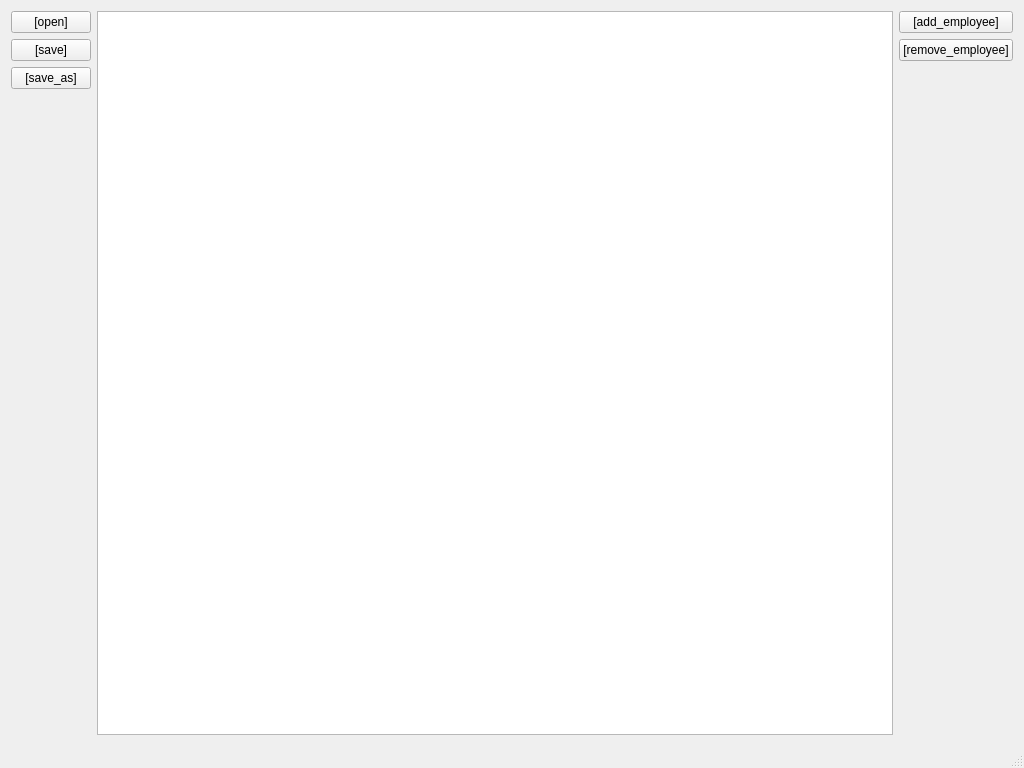
<?xml version="1.0" encoding="UTF-8"?>
<ui version="4.0">
 <class>MainWindow</class>
 <widget class="QMainWindow" name="MainWindow">
  <property name="geometry">
   <rect>
    <x>0</x>
    <y>0</y>
    <width>1024</width>
    <height>768</height>
   </rect>
  </property>
  <property name="windowTitle">
   <string>MainWindow</string>
  </property>
  <widget class="QWidget" name="centralWidget">
   <layout class="QHBoxLayout" name="horizontalLayout">
    <item>
     <layout class="QVBoxLayout" name="verticalLayout_2">
      <item>
       <widget class="QPushButton" name="openBtn">
        <property name="text">
         <string>[open]</string>
        </property>
       </widget>
      </item>
      <item>
       <widget class="QPushButton" name="saveBtn">
        <property name="text">
         <string>[save]</string>
        </property>
       </widget>
      </item>
      <item>
       <widget class="QPushButton" name="saveAsBtn">
        <property name="text">
         <string>[save_as]</string>
        </property>
       </widget>
      </item>
      <item>
       <spacer name="verticalSpacer_2">
        <property name="orientation">
         <enum>Qt::Vertical</enum>
        </property>
        <property name="sizeHint" stdset="0">
         <size>
          <width>20</width>
          <height>40</height>
         </size>
        </property>
       </spacer>
      </item>
     </layout>
    </item>
    <item>
     <widget class="QTreeView" name="employeesTreeView">
      <property name="dragEnabled">
       <bool>true</bool>
      </property>
      <property name="dragDropMode">
       <enum>QAbstractItemView::DragDrop</enum>
      </property>
      <property name="defaultDropAction">
       <enum>Qt::MoveAction</enum>
      </property>
     </widget>
    </item>
    <item>
     <layout class="QVBoxLayout" name="verticalLayout">
      <item>
       <widget class="QPushButton" name="addEmployeeBtn">
        <property name="text">
         <string>[add_employee]</string>
        </property>
       </widget>
      </item>
      <item>
       <widget class="QPushButton" name="removeEmployeeBtn">
        <property name="text">
         <string>[remove_employee]</string>
        </property>
       </widget>
      </item>
      <item>
       <spacer name="verticalSpacer">
        <property name="orientation">
         <enum>Qt::Vertical</enum>
        </property>
        <property name="sizeHint" stdset="0">
         <size>
          <width>20</width>
          <height>40</height>
         </size>
        </property>
       </spacer>
      </item>
     </layout>
    </item>
   </layout>
  </widget>
  <widget class="QStatusBar" name="statusBar"/>
 </widget>
 <layoutdefault spacing="6" margin="11"/>
 <resources/>
 <connections/>
</ui>
